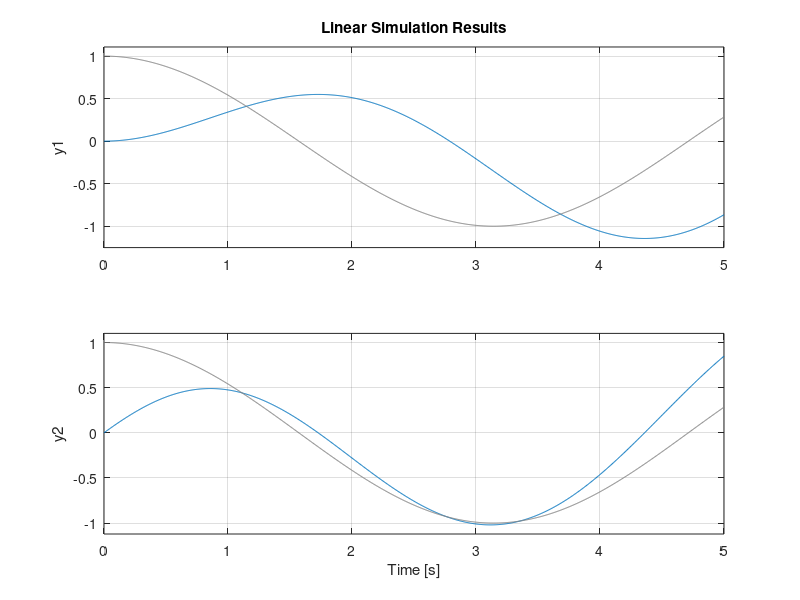

Reproduce this figure in MATLAB.
% Ahmed Al-Ramadhani
%ID:11613158
%July5th 2022
%% 

%the example we did in class

%m*x_dot + c*x_dot + k*x = f
m=2
c=1
k=3

%x_dot =Ax+Bu
%y= Cx+Du
A=[0 1;-k/m -c/m] % state matrix
B=[0;1]  % input matrix
C=[1 0;0 1] % output matrix 
D=[0 ; 0]  % rotational matrix  ((direct transmission matrix)) 

system1 = ss(A,B,C,D)

x0=[0.5;0.2]

initial(system1,x0)

t = linspace(0,5,1000)
u = cos(t) 
lsim(system1,u,t)
%% first day

C1=[1 2 ; 3 4];
D1=[5 6 ; 7 8];
disp(C1);
disp(D1);